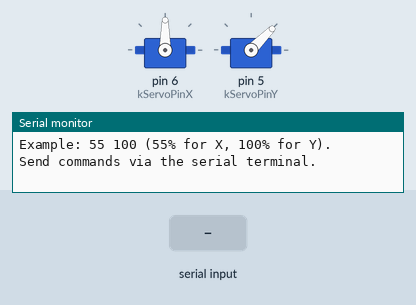
The program below on a simulated Arduino Uno, built with avr-gcc and run on an emulated ATmega328P. On the bench: 2 × servo, the last lines printed to the serial monitor. The test bench sets the inputs (shaded band).

Above: at 1.3 s.
1.4 s: "n 1\n" received over Serial
At 1.7 s:
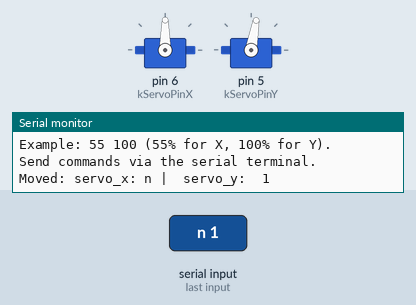
2.9 s: "90 45\n" received over Serial
At 4.1 s:
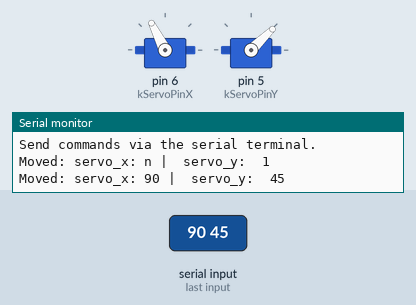
4.4 s: "n 150\n" received over Serial
At 5.3 s:
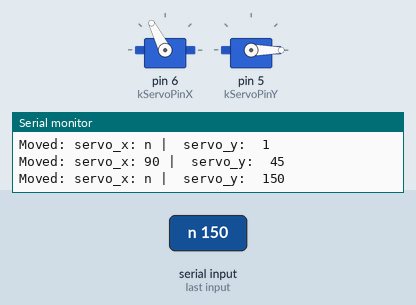
5.9 s: "1 90\n" received over Serial
At 6.4 s:
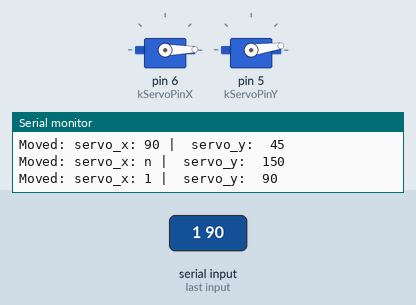
7.4 s: "n 1\n" received over Serial
At 8.6 s:
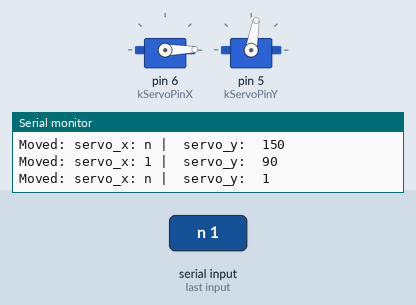
8.9 s: "1 90 45\n" received over Serial
At 10.0 s:
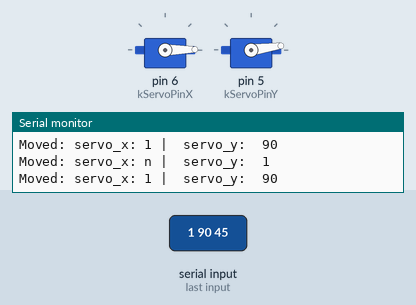
Timing chart, 0 to 11.4 s (numbered marks = the images above; inputs shaded):
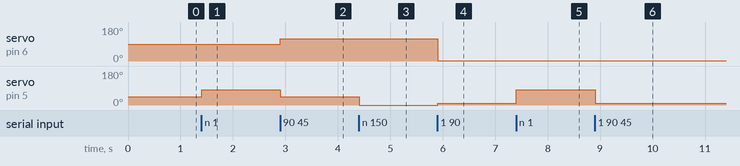

The program:

main.cpp
```cpp
#include <Arduino.h>
#include <Servo.h>

// The firmware expects normalized commands in the ``x y`` format, where each
// value ranges from 0 to 100. That gives ~1.8° resolution for standard 180°
// hobby servos because 100 steps cover the 1 ms to 2 ms control pulse span.

// Angle limits in degrees for the two axes. They can be updated in the field
// if the mechanical assembly changes.
constexpr float kMinX = 0.0f;
constexpr float kMaxX = 130.0f;
constexpr float kMinY = 0.0f;
constexpr float kMaxY = 80.0f;

// Output pins used by the gimbal.
constexpr uint8_t kServoPinX = 6;
constexpr uint8_t kServoPinY = 5;

Servo servoX;
Servo servoY;

void setupServos()
{
  servoX.attach(kServoPinX);
  servoY.attach(kServoPinY);

  servoX.write(90); // Start in the middle of the travel range.
  servoY.write(45);
}

void moveOne(int servo, int value)
{
  const bool isX = servo == 0;
  const float normalized = value / 100.0f;

  if (isX)
  {
    const int targetAngle = kMinX + normalized * (kMaxX - kMinX);
    servoX.write(targetAngle);
    Serial.print("Moved: servo_x: ");
    Serial.print(value);
    Serial.println(" |  servo_y:  n");
  }
  else if (servo == 1)
  {
    const int targetAngle = kMinY + normalized * (kMaxY - kMinY);
    servoY.write(kMaxY - targetAngle); // Invert to match mechanical setup.
    Serial.print("Moved: servo_x: n");
    Serial.print(" |  servo_y:  ");
    Serial.println(value);
  }
}

void moveServo(int servo_x, int servo_y)
{
  if (servo_x || servo_x == 0)
  {
    const float normalized = servo_x / 100.0f;
    const int targetAngle = kMinX + normalized * (kMaxX - kMinX);
    servoX.write(targetAngle);
  }

  if (servo_y || servo_y == 0)
  {
    const float normalized = servo_y / 100.0f;
    const int targetAngle = kMinY + normalized * (kMaxY - kMinY);
    servoY.write(kMaxY - targetAngle);
  }

  Serial.print("Moved: servo_x: ");
  Serial.print(servo_x);
  Serial.print(" |  servo_y:  ");
  Serial.println(servo_y);
}

void processCommand(String command)
{
  // Commands follow the "<x> <y>" convention. Use "n" to keep the last value.
  command.trim();
  const int spaceIndex = command.indexOf(' ');

  if (spaceIndex <= 0)
  {
    Serial.println("Invalid command format. Use: servo_x servo_y");
    Serial.println("Example: 50 50");
    return;
  }

  String first = command.substring(0, spaceIndex);
  String second = command.substring(spaceIndex + 1);
  first.trim();
  second.trim();

  int servo_x;
  int servo_y;

  if (first == "n")
    servo_x = -1;
  else
    servo_x = first.toInt();

  if (second == "n")
    servo_y = -1;
  else
    servo_y = second.toInt();

  if (servo_x >= 0 && servo_x <= 100 && servo_y >= 0 && servo_y <= 100)
  {
    moveServo(servo_x, servo_y);
  }
  else if (servo_y == -1 && servo_x != -1)
  {
    moveOne(0, servo_x);
  }
  else if (servo_x == -1 && servo_y != -1)
  {
    moveOne(1, servo_y);
  }
  else if (servo_x == -1 && servo_y == -1)
  {
    Serial.println("n n command.");
  }
  else
  {
    Serial.println("Invalid command. Use normalized values (0 - 100).");
    Serial.println("Example: 50 50");
  }
}

void setup()
{
  Serial.begin(9600);

  Serial.println();
  Serial.println("------------------ Servo control initialized ------------------");
  Serial.println("Waiting for commands in the form 'servo_x servo_y'.");
  Serial.println("Example: 55 100 (55% for X, 100% for Y).");
  Serial.println("Send commands via the serial terminal.");

  setupServos();
}

void loop()
{
  static String inputBuffer = "";

  while (Serial.available() > 0)
  {
    const char incomingChar = Serial.read();

    if (incomingChar == '\n' || incomingChar == '\r')
    {
      inputBuffer.trim();

      if (inputBuffer.length() > 0)
      {

        processCommand(inputBuffer);
        Serial.println();
      }

      inputBuffer = "";
    }
    else
    {
      inputBuffer += incomingChar;
    }
  }
}
```

Measured:
- after the input at 1.4 s, servo on pin 5 (kServoPinY): 45° → 80° at once
- after the input at 2.9 s, servo on pin 6 (kServoPinX): 90° → 117° at once; servo on pin 5 (kServoPinY): 80° → 44° at once
- after the input at 4.4 s, servo on pin 5 (kServoPinY): 44° → 0° at once
- after the input at 5.9 s, servo on pin 6 (kServoPinX): 117° → 1° at once; servo on pin 5 (kServoPinY): 0° → 8° at once
- after the input at 7.4 s, servo on pin 5 (kServoPinY): 8° → 80° at once
- after the input at 8.9 s, servo on pin 5 (kServoPinY): 80° → 8° at once
